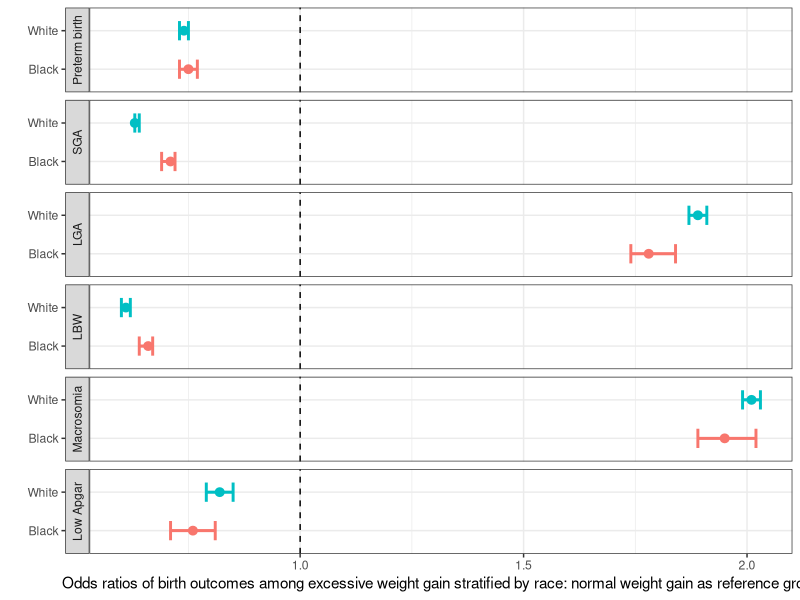

Generate this figure with R:
library(ggplot2)
## Registered S3 methods overwritten by 'ggplot2':
##   method         from 
##   [.quosures     rlang
##   c.quosures     rlang
##   print.quosures rlang
mytheme <- function(base_size = 12, base_family = "sans"){
  theme_minimal(base_size = base_size, base_family = base_family) +
  theme(
    axis.text = element_text(size = 12),
    axis.title = element_text(size = 14),
    panel.grid.major = element_line(color = "grey"),
    panel.grid.minor = element_blank(),
    panel.background = element_rect(fill = "aliceblue"),
    strip.background = element_rect(fill = "darkgrey", color = "grey", size = 1),
    strip.text = element_text(face = "bold", size = 12, color = "white"),
    legend.position = " ",
    legend.justification = "top", 
    panel.border = element_rect(color = "grey", fill = NA, size = 0.5)
  )
}

Parameter  = c("Preterm birth", "SGA", "LGA", "LBW", "Macrosomia", "Low Apgar")
Race = c("White","White","White","White","White","White","Black","Black","Black","Black","Black","Black")
OR    = c(0.74, 0.63, 1.89, 0.61, 2.01, 0.82, 0.75, 0.71, 1.78, 0.66, 1.95, 0.76)
Lower = c(0.73, 0.63, 1.87, 0.60, 1.99, 0.79, 0.73, 0.69, 1.74, 0.64, 1.89, 0.71)
Upper = c(0.75, 0.64, 1.91, 0.62, 2.03, 0.85, 0.77, 0.72, 1.84, 0.67, 2.02, 0.81)

dat = data.frame(Parameter, OR, Lower, Upper)

dat$Parameter = factor(dat$Parameter, levels=c("Preterm birth", "SGA", "LGA", "LBW", "Macrosomia", "Low Apgar")) 
g = ggplot(data=dat, aes(x=Race, y=OR, ymin=Lower, ymax=Upper, color=Parameter))
g = g + geom_pointrange(aes(col=Race), lwd=0.8)  
g = g + geom_hline(aes(fill=Race), yintercept =1, linetype=2)
g = g + xlab("") + ylab("Odds ratios of birth outcomes among excessive weight gain stratified by race: normal weight gain as reference group")
g = g + geom_errorbar(aes(ymin=Lower, ymax=Upper, col=Race), width=0.5, cex=1)
g = g + facet_wrap(~Parameter, strip.position="left", nrow=9, scales = "free_y")
g = g + theme(plot.title=element_text(size=16,face="bold"),
        axis.text.y=element_blank(),
        axis.ticks.y=element_blank(),
        axis.text.x=element_text(face="bold"),
        axis.title=element_text(size=12,face="bold"),
        strip.text.y = element_text(hjust=0,vjust = 1,angle=180,face="bold"))
g + coord_flip() + theme_bw() + theme(legend.position="none")





#odds ratio
# relative risk ratio


# ** var, black/white, odds ratio, confidence interval
# 1 1 0.74 0.73 0.75
# 1 2 0.75 0.73 0.77
# 2 1  0.63 0.63 0.64
# 2 2 0.71 0.69 0.72
# 3 1 1.89 1.87 1.91
# 3 2 1.78 1.74 1.84
# 4 1 0.61 0.60 0.62
# 4 2 0.66 0.64 0.67
# 5 1 2.01 1.99 2.03
# 5 2 1.95 1.89 2.02
# 6 1 0.82 0.79 0.85
# 6 2 0.76 0.71 0.81
